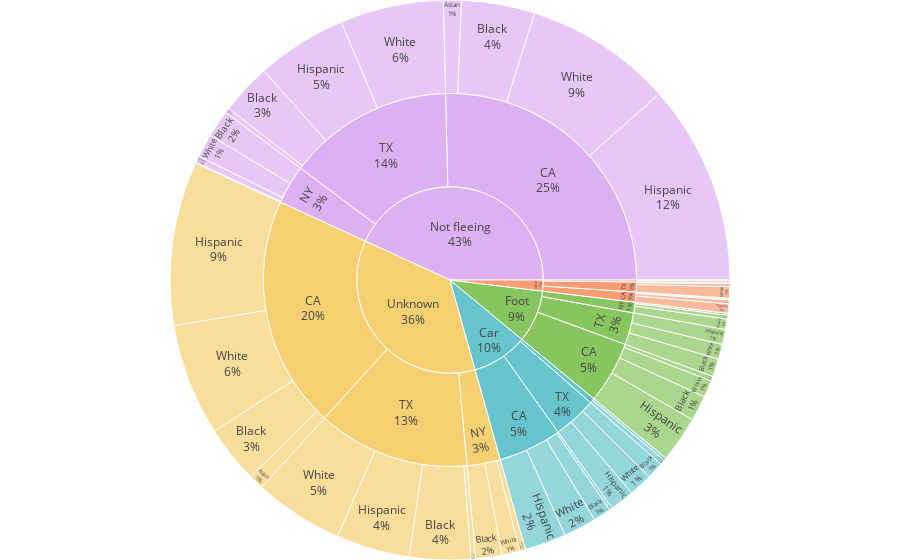

Write notebook code for a chart like this one.
### Markdown cell above
## Change Root

Let's change what we're seeing at the center

### Code cell
df = clean(df_orig)

fig = px.sunburst(
    data_frame=df,
    path=["Fleeing", 'State', "Victim's race"],  # Root, branches, leaves
    color="Fleeing",
    color_discrete_sequence=px.colors.qualitative.Pastel,
    # maxdepth=-1,                        # set the sectors rendered. -1 will render all levels in the hierarchy
    # color="Victim's age",
    # color_continuous_scale=px.colors.sequential.BuGn,
    # range_color=[10,100],

    # branchvalues="total",               # or 'remainder'
    # hover_name="Unarmed",
    # # hover_data={'Unarmed': False},    # remove column name from tooltip  (Plotly version >= 4.8.0)
    # title="7-year Breakdown of Deaths by Police",
    # template='ggplot2',               # 'ggplot2', 'seaborn', 'simple_white', 'plotly',
    #                                   # 'plotly_white', 'plotly_dark', 'presentation',
    #                                   # 'xgridoff', 'ygridoff', 'gridon', 'none'
)

fig.update_traces(textinfo='label+percent entry')
fig.update_layout(margin=dict(t=0, l=0, r=0, b=0))

fig.show()

### Figure 1 — Plotly figure (JSON) as saved in the notebook; plotly's stock layout.template omitted (floating-point values rounded to 4 significant figures)
{"data": [{"branchvalues": "total", "customdata": [["Car"], ["Unknown"], ["Other"], ["Not fleeing"], ["Foot"], ["Car"], ["Unknown"], ["Car"], ["Other"], ["Foot"], ["Car"], ["Unknown"], ["Other"], ["Not fleeing"], ["Foot"], ["Not fleeing"], ["Car"], ["Foot"], ["Other"], ["Not fleeing"], ["Foot"], ["Car"], ["Unknown"], ["Other"], ["Not fleeing"], ["Not fleeing"], ["Foot"], ["Unknown"], ["Other"], ["Not fleeing"], ["Foot"], ["Car"], ["Unknown"], ["Car"], ["Other"], ["Unknown"], ["Not fleeing"], ["Foot"], ["Car"], ["Unknown"], ["Other"], ["Not fleeing"], ["Foot"], ["Not fleeing"], ["Car"], ["Not fleeing"], ["Not fleeing"], ["Unknown"], ["Other"], ["Not fleeing"], ["Foot"], ["Unknown"], ["Other"], ["Unknown"], ["Foot"], ["Foot"], ["Car"], ["Unknown"], ["Other"], ["Not fleeing"], ["Foot"], ["Car"], ["Unknown"], ["Not fleeing"], ["Foot"], ["Car"], ["Unknown"], ["Other"], ["Not fleeing"], ["Other"], ["Unknown"]], "domain": {"x": [0, 1], "y": [0, 1]}, "hovertemplate": "labels=%{label}<br>count=%{value}<br>parent=%{parent}<br>id=%{id}<br>Fleeing=%{customdata[0]}<extra></extra>", "ids": ["Car/CA/Asian", "Unknown/TX/White", "Other/TX/White", "Not fleeing/TX/White", "Foot/TX/White", "Car/TX/White", "Unknown/NY/White", "Car/CA", "Other/NY/White", "Foot/NY/White", "Car/NY/White", "Unknown/CA/White", "Other/CA/White", "Not fleeing/CA/White", "Foot/CA/White", "Not fleeing/NY/White", "Car/CA/White", "Foot/CA", "Other/CA", "Not fleeing", "Foot", "Car", "Unknown/TX", "Other/TX", "Not fleeing/TX", "Not fleeing/CA", "Foot/TX", "Unknown/NY", "Other/NY", "Not fleeing/NY", "Foot/NY", "Car/NY", "Unknown/CA", "Car/TX", "Other", "Unknown/TX/Hispanic", "Not fleeing/TX/Hispanic", "Foot/NY/Black", "Car/NY/Black", "Unknown/CA/Black", "Other/CA/Black", "Not fleeing/CA/Black", "Foot/CA/Black", "Not fleeing/NY/Black", "Car/CA/Black", "Not fleeing/TX/Asian", "Not fleeing/NY/Asian", "Unknown/CA/Asian", "Other/CA/Asian", "Not fleeing/CA/Asian", "Foot/CA/Asian", "Unknown/TX/Asian", "Other/TX/Hispanic", "Unknown/NY/Black", "Foot/TX/Black", "Foot/TX/Hispanic", "Car/TX/Hispanic", "Unknown/NY/Hispanic", "Other/NY/Hispanic", "Not fleeing/NY/Hispanic", "Foot/NY/Hispanic", "Car/TX/Black", "Unknown/CA/Hispanic", "Not fleeing/CA/Hispanic", "Foot/CA/Hispanic", "Car/CA/Hispanic", "Unknown/TX/Black", "Other/TX/Black", "Not fleeing/TX/Black", "Other/CA/Hispanic", "Unknown"], "labels": ["Asian", "White", "White", "White", "White", "White", "White", "CA", "White", "White", "White", "White", "White", "White", "White", "White", "White", "CA", "CA", "Not fleeing", "Foot", "Car", "TX", "TX", "TX", "CA", "TX", "NY", "NY", "NY", "NY", "NY", "CA", "TX", "Other", "Hispanic", "Hispanic", "Black", "Black", "Black", "Black", "Black", "Black", "Black", "Black", "Asian", "Asian", "Asian", "Asian", "Asian", "Asian", "Asian", "Hispanic", "Black", "Black", "Hispanic", "Hispanic", "Hispanic", "Hispanic", "Hispanic", "Hispanic", "Black", "Hispanic", "Hispanic", "Hispanic", "Hispanic", "Black", "Black", "Black", "Hispanic", "Unknown"], "marker": {"colors": ["rgb(102, 197, 204)", "rgb(246, 207, 113)", "rgb(248, 156, 116)", "rgb(220, 176, 242)", "rgb(135, 197, 95)", "rgb(102, 197, 204)", "rgb(246, 207, 113)", "rgb(102, 197, 204)", "rgb(248, 156, 116)", "rgb(135, 197, 95)", "rgb(102, 197, 204)", "rgb(246, 207, 113)", "rgb(248, 156, 116)", "rgb(220, 176, 242)", "rgb(135, 197, 95)", "rgb(220, 176, 242)", "rgb(102, 197, 204)", "rgb(135, 197, 95)", "rgb(248, 156, 116)", "rgb(220, 176, 242)", "rgb(135, 197, 95)", "rgb(102, 197, 204)", "rgb(246, 207, 113)", "rgb(248, 156, 116)", "rgb(220, 176, 242)", "rgb(220, 176, 242)", "rgb(135, 197, 95)", "rgb(246, 207, 113)", "rgb(248, 156, 116)", "rgb(220, 176, 242)", "rgb(135, 197, 95)", "rgb(102, 197, 204)", "rgb(246, 207, 113)", "rgb(102, 197, 204)", "rgb(248, 156, 116)", "rgb(246, 207, 113)", "rgb(220, 176, 242)", "rgb(135, 197, 95)", "rgb(102, 197, 204)", "rgb(246, 207, 113)", "rgb(248, 156, 116)", "rgb(220, 176, 242)", "rgb(135, 197, 95)", "rgb(220, 176, 242)", "rgb(102, 197, 204)", "rgb(220, 176, 242)", "rgb(220, 176, 242)", "rgb(246, 207, 113)", "rgb(248, 156, 116)", "rgb(220, 176, 242)", "rgb(135, 197, 95)", "rgb(246, 207, 113)", "rgb(248, 156, 116)", "rgb(246, 207, 113)", "rgb(135, 197, 95)", "rgb(135, 197, 95)", "rgb(102, 197, 204)", "rgb(246, 207, 113)", "rgb(248, 156, 116)", "rgb(220, 176, 242)", "rgb(135, 197, 95)", "rgb(102, 197, 204)", "rgb(246, 207, 113)", "rgb(220, 176, 242)", "rgb(135, 197, 95)", "rgb(102, 197, 204)", "rgb(246, 207, 113)", "rgb(248, 156, 116)", "rgb(220, 176, 242)", "rgb(248, 156, 116)", "rgb(246, 207, 113)"]}, "name": "", "parents": ["Car/CA", "Unknown/TX", "Other/TX", "Not fleeing/TX", "Foot/TX", "Car/TX", "Unknown/NY", "Car", "Other/NY", "Foot/NY", "Car/NY", "Unknown/CA", "Other/CA", "Not fleeing/CA", "Foot/CA", "Not fleeing/NY", "Car/CA", "Foot", "Other", "", "", "", "Unknown", "Other", "Not fleeing", "Not fleeing", "Foot", "Unknown", "Other", "Not fleeing", "Foot", "Car", "Unknown", "Car", "", "Unknown/TX", "Not fleeing/TX", "Foot/NY", "Car/NY", "Unknown/CA", "Other/CA", "Not fleeing/CA", "Foot/CA", "Not fleeing/NY", "Car/CA", "Not fleeing/TX", "Not fleeing/NY", "Unknown/CA", "Other/CA", "Not fleeing/CA", "Foot/CA", "Unknown/TX", "Other/TX", "Unknown/NY", "Foot/TX", "Foot/TX", "Car/TX", "Unknown/NY", "Other/NY", "Not fleeing/NY", "Foot/NY", "Car/TX", "Unknown/CA", "Not fleeing/CA", "Foot/CA", "Car/CA", "Unknown/TX", "Other/TX", "Not fleeing/TX", "Other/CA", ""], "textinfo": "label+percent entry", "type": "sunburst", "values": [3, 95, 12, 110, 16, 25, 19, 101, 2, 2, 5, 119, 4, 157, 18, 25, 35, 99, 16, 794, 167, 178, 243, 16, 265, 467, 51, 53, 3, 62, 17, 8, 370, 69, 35, 78, 96, 11, 3, 61, 1, 78, 27, 29, 19, 5, 1, 16, 1, 19, 5, 5, 3, 28, 19, 16, 26, 6, 1, 7, 4, 18, 174, 213, 49, 44, 65, 1, 54, 10, 666]}], "layout": {"legend": {"tracegroupgap": 0}, "margin": {"b": 0, "l": 0, "r": 0, "t": 0}, "sunburstcolorway": ["rgb(102, 197, 204)", "rgb(246, 207, 113)", "rgb(248, 156, 116)", "rgb(220, 176, 242)", "rgb(135, 197, 95)", "rgb(158, 185, 243)", "rgb(254, 136, 177)", "rgb(201, 219, 116)", "rgb(139, 224, 164)", "rgb(180, 151, 231)", "rgb(179, 179, 179)"]}}
